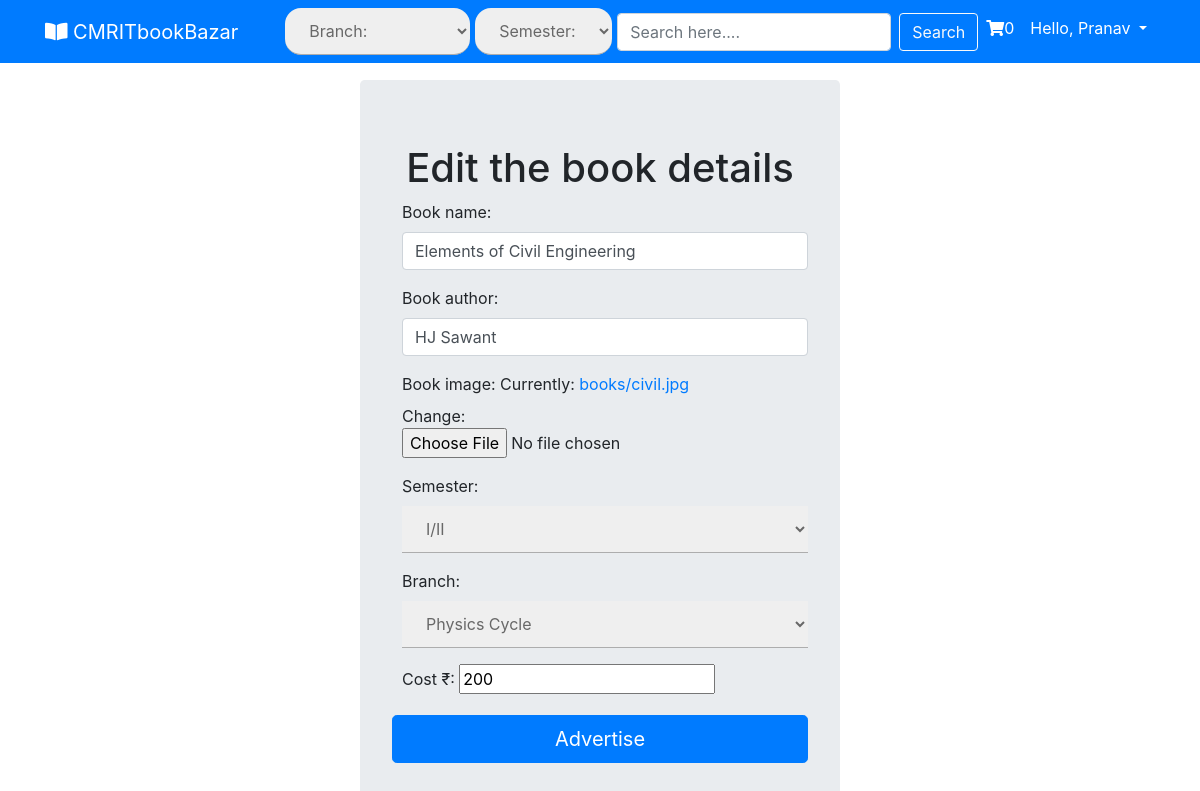
The app's page /sellBook/edit/18/ (signed in) with its own data.
### mainApp/models.py (models this page shows, shortened)
class Items(models.Model):
    book_name = models.CharField(max_length=200)
    book_author = models.CharField(max_length=200)
    book_image = models.ImageField(upload_to='books')
    semester = models.CharField(max_length=5)
    branch = models.CharField(max_length=5)
    cost = models.IntegerField();
    seller = models.ForeignKey('auth.User', related_name='sellers',on_delete=models.CASCADE)
    published_date = models.DateTimeField(default=timezone.now())

### mainApp/views.py (the view)
# urls.py: url(r'^sellBook/edit/(?P<pk>\d+)/$', views.EditSellBook.as_view(),name="sellBookEdit"),
class EditSellBook(LoginRequiredMixin,UpdateView):
    login_url = reverse_lazy('accounts:login')
    model = Items
    form_class = SellForm
    template_name = 'mainApp/SellBook.html'

### mainApp/forms.py
class SellForm(forms.ModelForm):
    cost = forms.IntegerField(label='Cost ₹')
    class Meta:
        model = Items
        fields = ('book_name','book_author','book_image','semester','branch','cost','seller')
        widgets = {
            'book_name' : forms.TextInput(attrs={'class':'form-control'}),
            'book_author' : forms.TextInput(attrs={'class':'form-control'}),
            'semester' : forms.Select(choices=SEM_CHOICES),
            'branch' : forms.Select(choices=BRANCH_CHOICES),
            'seller' : forms.HiddenInput(),
        }

### mainApp/templates/mainApp/SellBook.html (shortened to what this page needs)
{% extends "base.html" %}
{% block content %}
  <div class="container jumbotron" style="margin:auto;width:30em;margin-top:5em;">
    {% if not form.instance.pk %}
        <h1 align="center">Sell A Book</h1>
    {% else %}
        <h1 align="center">Edit the book details</h1>
    {% endif %}
    <form method="post" enctype="multipart/form-data">
      {{ form.as_p }}
      <input type="submit" class="btn btn-lg btn-block btn-primary"  name="" value="Advertise">
    </form>
  </div>
{% endblock %}

### templates/base.html (shortened to what this page needs)
<!DOCTYPE html>
{% load staticfiles   %}
<html lang="en" dir="ltr">
  <head>
    <link rel="stylesheet" href="{% static "css/master.css" %}">
    <link rel="stylesheet" href="https://use.fontawesome.com/releases/v5.1.0/css/all.css">
    <link rel="stylesheet" href="https://stackpath.bootstrapcdn.com/bootstrap/4.1.1/css/bootstrap.min.css">
  </head>
  <body>
    <nav class="navbar navbar-expand-lg navbar-dark bg-primary fixed-top mx-auto">
      <div class="container">
  <a class="navbar-brand" href="{% url 'mainApp:home' %}"><i class="fas fa-book-open"> </i> CMRITbookBazar</a>
  <div class="collapse navbar-collapse" id="navbarNav">
    <ul class="navbar-nav ml-auto">
      <form class="form-inline my-2 my-lg-0" method="GET" action="{% url 'mainApp:search' %}">
        <li class="nav-item" >
          <select name="b" style="border-radius:1em;">
            <option selected="selected" disabled>Branch:</option>
            </select>
        </li>
      <li class="nav-item" style="margin-left:5px;" >
        <select name="s" style="border-radius:1em;">
          <option selected="selected" disabled>Semester:</option>
          </select>
      </li>
      <input style="margin-left:5px;" class="form-control mr-sm-2" name="q" value="{{request.GET.q}}" placeholder="Search here...." aria-label="Search">
      <button class="btn btn-outline-light my-2 my-sm-0" type="submit">Search</button>
    </form>
      {% if user.is_authenticated %}
      {% url 'mainApp:cart' as cart %}
      {% if request.get_full_path == cart %}
      <li class="nav-item">
        <a class="nav-link" href="{% url 'mainApp:home' %}">Continue Shopping</a>
      </li>
      {% else %}
      <li class="nav-item active">
        <a class="nav-link" href="{% url 'mainApp:cart' %}"><i class="fas fa-shopping-cart"></i>{{ user.buyer.count }}</a>
      </li>
      {% endif %}
     <li class="nav-item active">
        <a class="nav-link dropdown-toggle" href="#" id="navbarDropdownMenuLink" data-toggle="dropdown" aria-haspopup="true" aria-expanded="false">
         Hello, {{ user.first_name }}<span class="sr-only">(current)</span>
       </a>
     </li>
      {% endif %}
    </ul>
  </div>
</div>
</nav>
    {% block content %}
    {% endblock %}
  </body>
</html>

### static/css/master.css (style rules this page uses)
body,html { margin: 0; }
body { background-color: #ededed; position: relative; overflow: scroll; }
.reg-textbox, select { width: 100%; padding: 12px 20px; margin: 0px 0; display: inline-block; border: none; border-bottom: 1px solid #adadad; box-sizing: border-box; font-size: 20px; color: #686868; }
p { margin-top: 0; margin-left: 10px; }
label { display: none; }

### records on screen
Items: book_name "Elements of Civil Engineering", book_author "HJ Sawant", semester "I/II", branch "Physics Cycle", cost "200"

### other values on screen
{{ user.buyer.count }} "0"
{{ user.first_name }} "Pranav"
